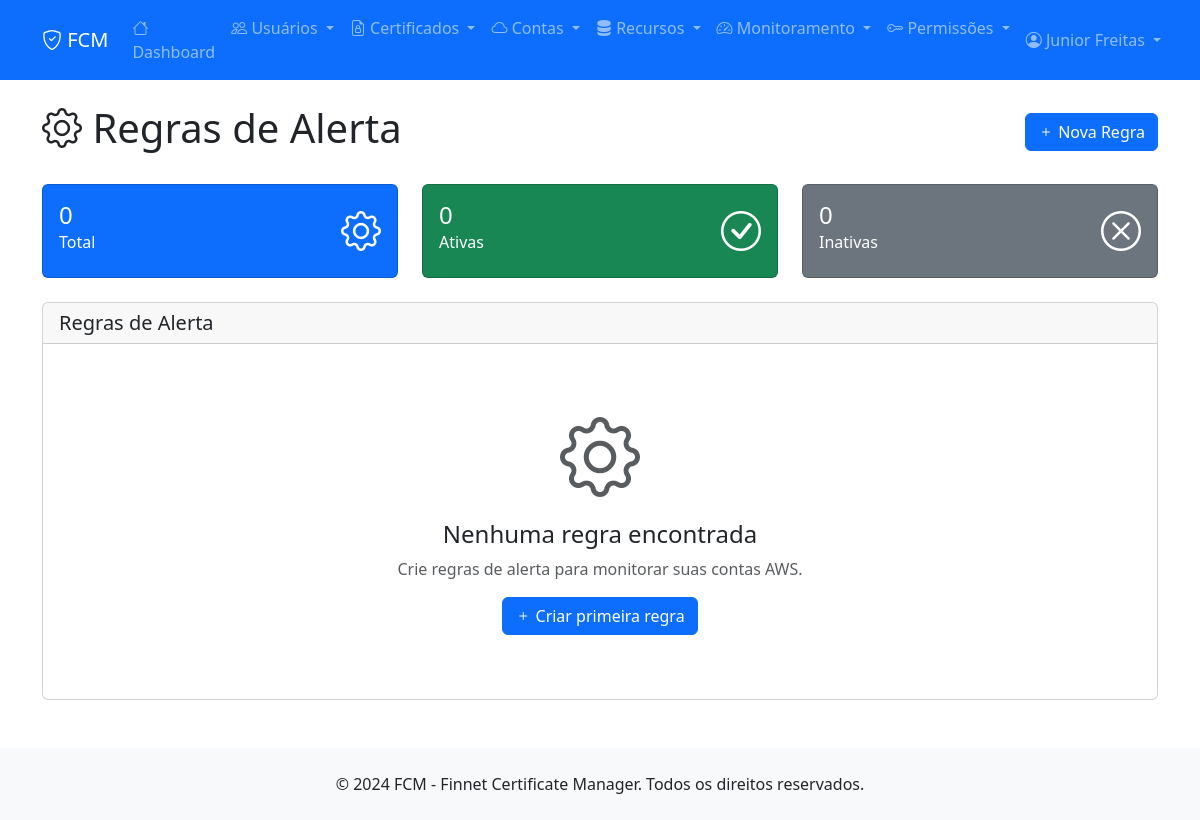
/monitoring/rules/ (signed in), run on an earlier commit of the app's database.
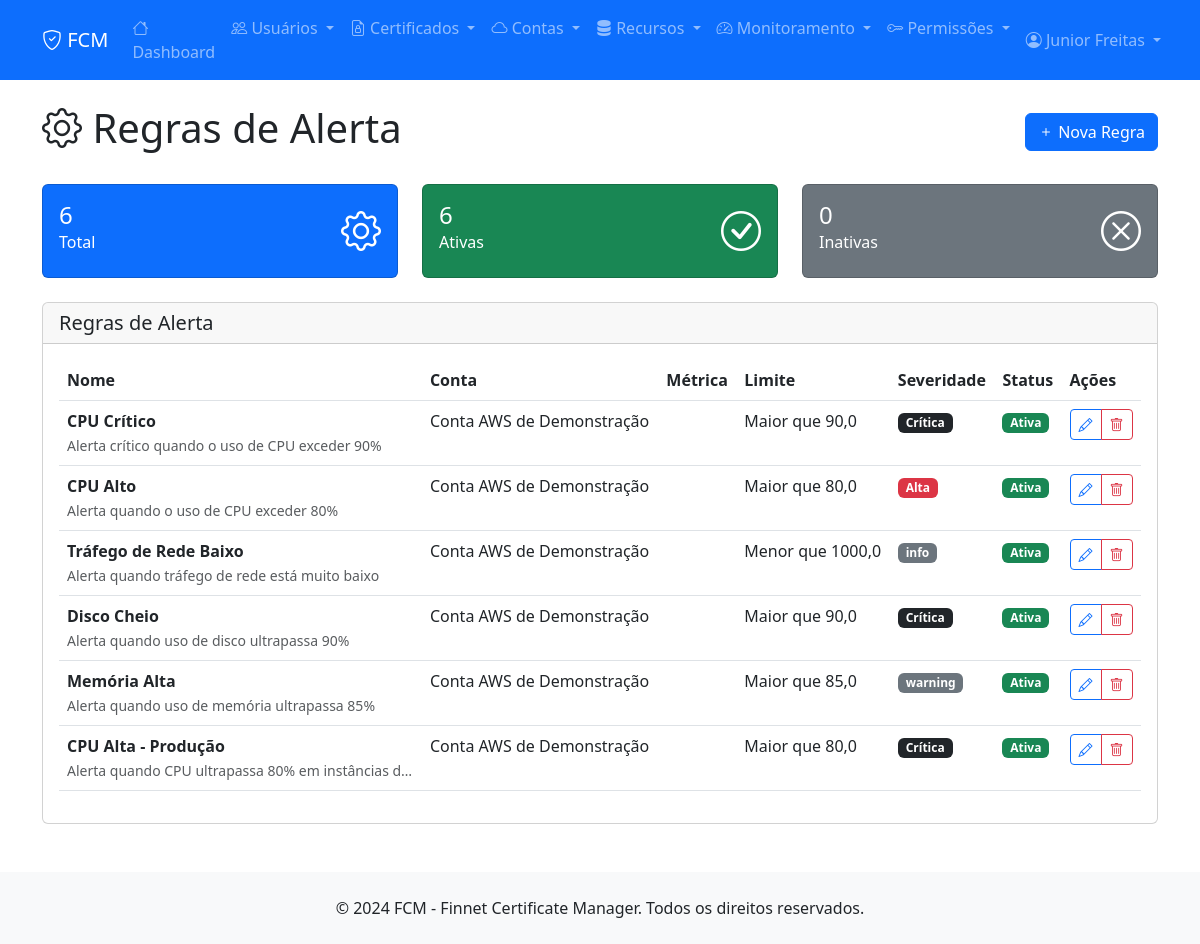
And on a later commit of the database.
### apps/monitoring/models.py (models this page shows, shortened)
class AlertRule(models.Model):
    SEVERITY_CHOICES = [
        ('low', 'Baixa'),
        ('medium', 'Média'),
        ('high', 'Alta'),
        ('critical', 'Crítica'),
    ]
    OPERATOR_CHOICES = [
        ('gt', 'Maior que'),
        ('gte', 'Maior ou igual'),
        ('lt', 'Menor que'),
        ('lte', 'Menor ou igual'),
        ('eq', 'Igual'),
        ('ne', 'Diferente'),
    ]
    id = models.UUIDField(primary_key=True, default=uuid.uuid4, editable=False)
    name = models.CharField('Nome', max_length=255)
    description = models.TextField('Descrição', blank=True)
    account = models.ForeignKey(Account, on_delete=models.CASCADE, verbose_name='Conta')
    metric = models.CharField('Métrica', max_length=255)
    operator = models.CharField('Operador', max_length=10, choices=OPERATOR_CHOICES)
    threshold = models.FloatField('Limite')
    severity = models.CharField('Severidade', max_length=20, choices=SEVERITY_CHOICES)
    is_enabled = models.BooleanField('Ativo', default=True)
    check_interval = models.IntegerField('Intervalo de Verificação (min)', default=5)
    cooldown_period = models.IntegerField('Período de Cooldown (min)', default=15)
    notify_email = models.BooleanField('Notificar por Email', default=True)
    notify_slack = models.BooleanField('Notificar por Slack', default=False)
    slack_webhook = models.URLField('Webhook Slack', blank=True)
    created_by = models.CharField('Criado por', max_length=255)
    created_at = models.DateTimeField('Criado em', auto_now_add=True)
    updated_at = models.DateTimeField('Atualizado em', auto_now=True)
    class Meta:
        verbose_name = 'Regra de Alerta'
        verbose_name_plural = 'Regras de Alerta'
        ordering = ['-created_at']
    @property
    def severity_badge_class(self):
        return {
            'low': 'bg-success',
            'medium': 'bg-warning',
            'high': 'bg-danger',
            'critical': 'bg-dark'
        }.get(self.severity, 'bg-secondary')

### apps/accounts/models.py (models this page shows, shortened)
class Account(models.Model):
    STATUS_CHOICES = [
        (0, 'Ativa'),
        (1, 'Inativa'),
        (2, 'Suspensa'),
        (3, 'Em Validação'),
        (4, 'Erro de Conexão'),
    ]
    ACCOUNT_TYPE_CHOICES = [
        ('root', 'Root Account'),
        ('iam', 'IAM User'),
        ('role', 'IAM Role'),
        ('federated', 'Federated User'),
    ]
    AWS_REGIONS = [
        ('us-east-1', 'US East (N. Virginia)'),
        ('us-east-2', 'US East (Ohio)'),
        ('us-west-1', 'US West (N. California)'),
        ('us-west-2', 'US West (Oregon)'),
        ('eu-west-1', 'Europe (Ireland)'),
        ('eu-west-2', 'Europe (London)'),
        ('eu-west-3', 'Europe (Paris)'),
        ('eu-central-1', 'Europe (Frankfurt)'),
        ('ap-southeast-1', 'Asia Pacific (Singapore)'),
        ('ap-southeast-2', 'Asia Pacific (Sydney)'),
        ('ap-northeast-1', 'Asia Pacific (Tokyo)'),
        ('ap-south-1', 'Asia Pacific (Mumbai)'),
        ('sa-east-1', 'South America (São Paulo)'),
        ('ca-central-1', 'Canada (Central)'),
    ]
    id = models.CharField(max_length=255, primary_key=True)
    nome = models.CharField(max_length=255, verbose_name='Nome da Conta')
    descricao = models.TextField(blank=True, null=True, verbose_name='Descrição')
    account_id = models.CharField(
        max_length=12,
        unique=True,
        verbose_name='AWS Account ID',
        validators=[RegexValidator(r'^\d{12}$', 'Account ID deve ter 12 dígitos')]
    )
    account_type = models.CharField(
        max_length=20,
        choices=ACCOUNT_TYPE_CHOICES,
        default='iam',
        verbose_name='Tipo de Conta'
    )
    access_key_id = models.CharField(max_length=255, verbose_name='Access Key ID')
    secret_access_key = models.TextField(verbose_name='Secret Access Key')  # Será criptografado
    session_token = models.TextField(blank=True, null=True, verbose_name='Session Token')  # Para roles temporários
    default_region = models.CharField(
        max_length=20,
        choices=AWS_REGIONS,
        default='us-east-1',
        verbose_name='Região Padrão'
    )
    enabled_regions = models.JSONField(
        default=list,
        blank=True,
        verbose_name='Regiões Habilitadas',
        help_text='Lista de regiões onde a conta pode operar'
    )
    status = models.IntegerField(choices=STATUS_CHOICES, default=3, verbose_name='Status')
    is_validated = models.BooleanField(default=False, verbose_name='Validada')
    last_validation = models.DateTimeField(null=True, blank=True, verbose_name='Última Validação')
    validation_error = models.TextField(blank=True, null=True, verbose_name='Erro de Validação')
    account_alias = models.CharField(max_length=255, blank=True, null=True, verbose_name='Alias da Conta')
    account_email = models.EmailField(blank=True, null=True, verbose_name='Email da Conta')
    organization_id = models.CharField(max_length=255, blank=True, null=True, verbose_name='Organization ID')
    max_instances = models.IntegerField(default=20, verbose_name='Máximo de Instâncias')
    max_storage_gb = models.IntegerField(default=1000, verbose_name='Máximo de Storage (GB)')
    monthly_budget_usd = models.DecimalField(
        max_digits=10,
        decimal_places=2,
        null=True,
        blank=True,
        verbose_name='Orçamento Mensal (USD)'
    )
    tags = models.JSONField(default=dict, blank=True, verbose_name='Tags')
    data_cad = models.DateTimeField(default=timezone.now, verbose_name='Data de Cadastro')
    usu_cad = models.CharField(max_length=255, verbose_name='Usuário de Cadastro')
    data_atu = models.DateTimeField(null=True, blank=True, verbose_name='Data de Atualização')
    usu_atu = models.CharField(max_length=255, null=True, blank=True, verbose_name='Usuário de Atualização')
    class Meta:
        db_table = 'accounts'
        verbose_name = 'Conta AWS'
        verbose_name_plural = 'Contas AWS'
        ordering = ['nome']

### apps/monitoring/views.py (the view)
# urls.py: path('rules/', views.alert_rule_list, name='alert_rule_list'),
@login_required
def alert_rule_list(request):
    rules = AlertRule.objects.select_related('account').all()
    account_filter = request.GET.get('account', '')
    if account_filter:
        rules = rules.filter(account_id=account_filter)
    paginator = Paginator(rules, 20)
    page_number = request.GET.get('page')
    page_obj = paginator.get_page(page_number)
    stats = {
        'total': AlertRule.objects.count(),
        'enabled': AlertRule.objects.filter(is_enabled=True).count(),
        'disabled': AlertRule.objects.filter(is_enabled=False).count(),
    }
    accounts = Account.objects.all().order_by('nome')
    context = {
        'title': 'Regras de Alerta',
        'page_obj': page_obj,
        'stats': stats,
        'accounts': accounts,
        'account_filter': account_filter,
    }
    return render(request, 'monitoring/alert_rule_list.html', context)

### templates/monitoring/alert_rule_list.html (shortened to what the changed rows need)
{% extends 'base.html' %}
{% block content %}
<div class="d-flex justify-content-between align-items-center mb-4">
    <h1><i class="bi bi-gear"></i> {{ title }}</h1>
</div>
<div class="row mb-4">
    <div class="col-md-4">
        <div class="card bg-primary text-white">
            <div class="card-body">
                <div class="d-flex justify-content-between">
                    <div>
                        <h4 class="mb-0">{{ stats.total }}</h4>
                        <p class="mb-0">Total</p>
                    </div>
                </div>
            </div>
        </div>
    </div>
    <div class="col-md-4">
        <div class="card bg-success text-white">
            <div class="card-body">
                <div class="d-flex justify-content-between">
                    <div>
                        <h4 class="mb-0">{{ stats.enabled }}</h4>
                        <p class="mb-0">Ativas</p>
                    </div>
                </div>
            </div>
        </div>
    </div>
</div>
<div class="card">
    <div class="card-body">
        {% if page_obj %}
            <div class="table-responsive">
                <table class="table table-hover">
                    <thead>
                        <tr>
                            <th>Nome</th>
                            <th>Conta</th>
                            <th>Métrica</th>
                            <th>Limite</th>
                            <th>Severidade</th>
                            <th>Status</th>
                            <th>Ações</th>
                        </tr>
                    </thead>
                    <tbody>
                        {% for rule in page_obj %}
                            <tr>
                                <td>
                                    <strong>{{ rule.name }}</strong>
                                    {% if rule.description %}
                                        <br><small class="text-muted">{{ rule.description|truncatechars:50 }}</small>
                                    {% endif %}
                                </td>
                                <td>{{ rule.account.nome }}</td>
                                <td>{{ rule.get_metric_display }}</td>
                                <td>{{ rule.get_operator_display }} {{ rule.threshold }}</td>
                                <td>
                                    <span class="badge {{ rule.severity_badge_class }}">
                                        {{ rule.get_severity_display }}
                                    </span>
                                </td>
                                <td>
                                    {% if rule.is_enabled %}
                                        <span class="badge bg-success">Ativa</span>
                                    {% else %}
                                        <span class="badge bg-secondary">Inativa</span>
                                    {% endif %}
                                </td>
                                <td>
                                    <div class="btn-group btn-group-sm">
                                        <a href="{% url 'monitoring:alert_rule_edit' rule.id %}" class="btn btn-outline-primary">
                                            <i class="bi bi-pencil"></i>
                                        </a>
                                        <a href="{% url 'monitoring:alert_rule_delete' rule.id %}" class="btn btn-outline-danger">
                                            <i class="bi bi-trash"></i>
                                        </a>
                                    </div>
                                </td>
                            </tr>
                        {% endfor %}
                    </tbody>
                </table>
            </div>
        {% else %}
            <div class="text-center py-5">
                <i class="bi bi-gear display-1 text-muted"></i>
                <h4 class="mt-3">Nenhuma regra encontrada</h4>
                <p class="text-muted">Crie regras de alerta para monitorar suas contas AWS.</p>
                <a href="{% url 'monitoring:alert_rule_create' %}" class="btn btn-primary">
                    <i class="bi bi-plus"></i> Criar primeira regra
                </a>
            </div>
        {% endif %}
    </div>
</div>
{% endblock %}

What changed in the data, as far as the page shows it:
added AlertRule: name "CPU Crítico", description "Alerta crítico quando o uso de CPU exceder 90%", account.nome "Conta AWS de Demonstração", operator "Maior que", threshold "90,0", severity "Crítica", is_enabled "Ativa"
added AlertRule: name "CPU Alto", description "Alerta quando o uso de CPU exceder 80%", account.nome "Conta AWS de Demonstração", operator "Maior que", threshold "80,0", severity "Alta", is_enabled "Ativa"
added AlertRule: name "Tráfego de Rede Baixo", description "Alerta quando tráfego de rede está muito baixo", account.nome "Conta AWS de Demonstração", operator "Menor que", threshold "1000,0", severity "info", is_enabled "Ativa"
added AlertRule: name "Disco Cheio", description "Alerta quando uso de disco ultrapassa 90%", account.nome "Conta AWS de Demonstração", operator "Maior que", threshold "90,0", severity "Crítica", is_enabled "Ativa"
added AlertRule: name "Memória Alta", description "Alerta quando uso de memória ultrapassa 85%", account.nome "Conta AWS de Demonstração", operator "Maior que", threshold "85,0", severity "warning", is_enabled "Ativa"
added AlertRule: name "CPU Alta - Produção", description "Alerta quando CPU ultrapassa 80% em instâncias d…", account.nome "Conta AWS de Demonstração", operator "Maior que", threshold "80,0", severity "Crítica", is_enabled "Ativa"
Also different on the page:
{{ stats.total }}: "0" → "6"
{{ stats.enabled }}: "0" → "6"
text no longer shown: "Nenhuma regra encontrada Crie regras de alerta para monitorar suas contas AWS. Criar primeira regra"
text now shown: "Nome Conta Métrica Limite Severidade Status Ações"
